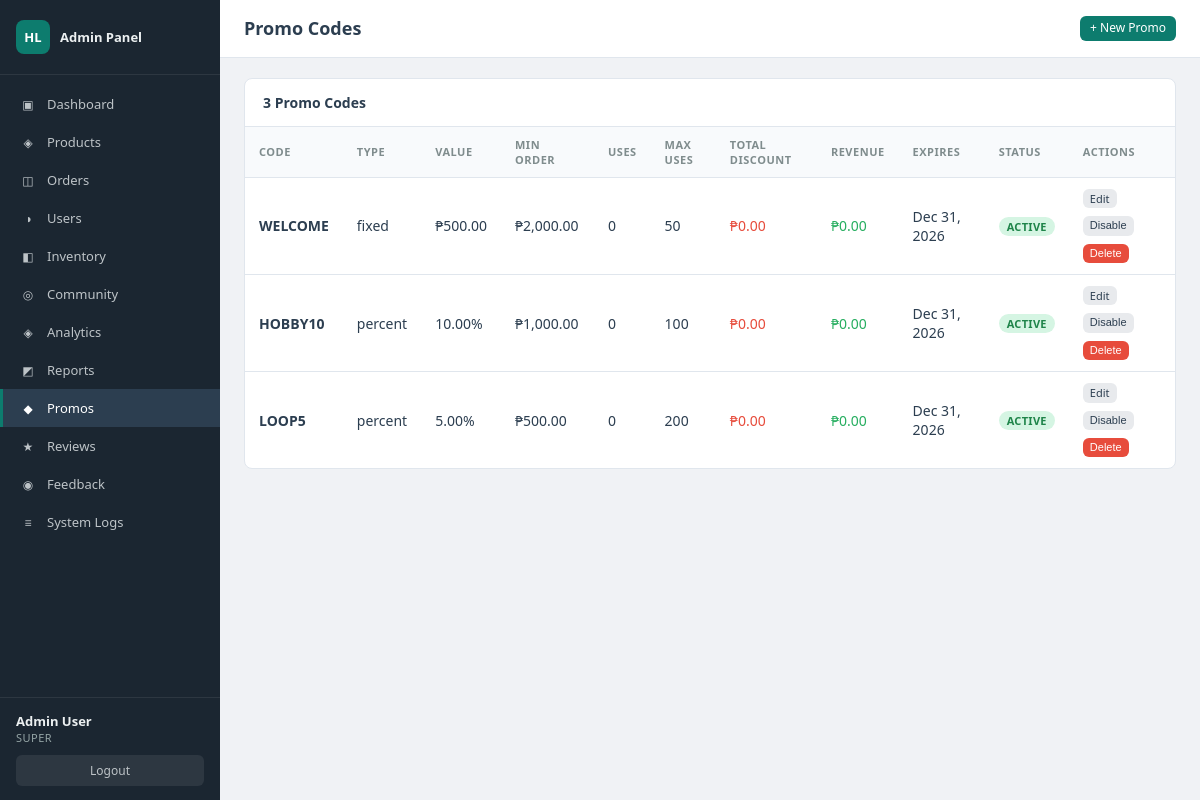
The app's page /admin/promos.php (signed in) with its own data.
### tables this page shows
CREATE TABLE promo_codes (
    id INT AUTO_INCREMENT PRIMARY KEY,
    code VARCHAR(20) NOT NULL UNIQUE,
    discount_type ENUM('percent','fixed') NOT NULL,
    discount_value DECIMAL(10,2) NOT NULL,
    min_order DECIMAL(10,2) DEFAULT 0,
    max_uses INT DEFAULT NULL,
    used_count INT DEFAULT 0,
    is_active TINYINT(1) DEFAULT 1,
    valid_from DATE DEFAULT NULL,
    expires_at DATE,
    created_at TIMESTAMP DEFAULT CURRENT_TIMESTAMP
);

### admin/promos.php (the view, shortened to what this page needs)
<?php
require_once __DIR__ . '/includes/header.php';
$promos = $pdo->query("
    SELECT pc.*,
           COUNT(pu.id) AS usage_count,
           COALESCE(SUM(pu.discount_applied), 0) AS total_discount,
           COALESCE(SUM(o.total), 0) AS promo_revenue
    FROM promo_codes pc
    LEFT JOIN promo_usage pu ON pu.promo_id = pc.id
    LEFT JOIN orders o ON o.id = pu.order_id AND o.status != 'cancelled'
    GROUP BY pc.id
    ORDER BY pc.created_at DESC
")->fetchAll();
$page_actions = '<a href="?create=1" class="btn btn-primary btn-sm">+ New Promo</a>';
require_once __DIR__ . '/includes/sidebar.php';
?>
<div class="card mb-0">
    <div class="card-header"><?= count($promos) ?> Promo Codes</div>
    <div class="table-wrap">
        <table>
            <thead><tr>
                <th>Code</th><th>Type</th><th>Value</th><th>Min Order</th>
                <th>Uses</th><th>Max Uses</th><th>Total Discount</th><th>Revenue</th>
                <th>Expires</th><th>Status</th><th>Actions</th>
            </tr></thead>
            <tbody>
            <?php if (empty($promos)): ?>
                <tr><td colspan="11" class="text-center text-muted" style="padding:24px">No promo codes yet.</td></tr>
            <?php else: ?>
            <?php foreach ($promos as $p): ?>
            <?php
                $expired = $p['expires_at'] && $p['expires_at'] < date('Y-m-d');
                $active  = $p['is_active'] && !$expired;
            ?>
            <tr>
                <td><strong><?= htmlspecialchars($p['code']) ?></strong></td>
                <td><?= htmlspecialchars($p['discount_type']) ?></td>
                <td><?= $p['discount_type'] === 'percent' ? $p['discount_value'] . '%' : '₱' . number_format($p['discount_value'], 2) ?></td>
                <td><?= $p['min_order'] ? '₱' . number_format($p['min_order'], 2) : '—' ?></td>
                <td><?= $p['usage_count'] ?></td>
                <td><?= $p['max_uses'] ?? '∞' ?></td>
                <td style="color:var(--red)">₱<?= number_format($p['total_discount'], 2) ?></td>
                <td style="color:var(--green)">₱<?= number_format($p['promo_revenue'], 2) ?></td>
                <td><?= $p['expires_at'] ? date('M j, Y', strtotime($p['expires_at'])) : 'Never' ?><?= $expired ? ' <span class="badge badge-red">Expired</span>' : '' ?></td>
                <td><span class="badge <?= $active ? 'badge-green' : 'badge-gray' ?>"><?= $p['is_active'] ? 'Active' : 'Inactive' ?></span></td>
                <td>
                    <div class="gap-2">
                        <a href="?edit=<?= $p['id'] ?>" class="btn btn-gray btn-xs">Edit</a>
                        <form method="POST" style="display:inline">
                            <button class="btn btn-gray btn-xs"><?= $p['is_active'] ? 'Disable' : 'Enable' ?></button>
                        </form>
                        <?php if (is_super()): ?>
                        <form method="POST" style="display:inline" onsubmit="return confirm('Delete promo code?')">
                            <button class="btn btn-danger btn-xs">Delete</button>
                        </form>
                        <?php endif; ?>
                    </div>
                </td>
            </tr>
            <?php endforeach; ?>
            <?php endif; ?>
            </tbody>
        </table>
    </div>
</div>
<?php require_once __DIR__ . '/includes/footer.php'; ?>

### admin/admin.css (style rules this page uses)
*, *::before, *::after { box-sizing: border-box; margin: 0; padding: 0; }
:root { --sidebar-w: 220px; --teal: #0D7C6E; --teal-dark: #0a6459; --sidebar-bg: #1b2631; --sidebar-hover: #2c3e50; --sidebar-active: #0D7C6E; --text: #2c3e50; --text-light: #7f8c8d; --bg: #f0f2f5; --card-bg: #ffffff; --border: #e0e6ed; --red: #e74c3c; --green: #27ae60; --orange: #e67e22; --blue: #2980b9; }
body { font-family: 'Segoe UI', system-ui, sans-serif; font-size: 14px; color: var(--text); background: var(--bg); }
.card { background: var(--card-bg); border: 1px solid var(--border); border-radius: 8px; margin-bottom: 20px; overflow: hidden; }
.card-header { padding: 14px 18px; border-bottom: 1px solid var(--border); font-weight: 600; font-size: 14px; display: flex; align-items: center; justify-content: space-between; gap: 10px; }
.table-wrap { overflow-x: auto; }
table { width: 100%; border-collapse: collapse; }
thead th { padding: 10px 14px; text-align: left; font-size: 11px; font-weight: 600; text-transform: uppercase; letter-spacing: .5px; color: var(--text-light); border-bottom: 1px solid var(--border); background: #f8fafc; }
tbody td { padding: 11px 14px; border-bottom: 1px solid var(--border); vertical-align: middle; }
tbody tr:last-child td { border-bottom: none; }
.badge { display: inline-block; padding: 2px 8px; border-radius: 20px; font-size: 11px; font-weight: 600; text-transform: uppercase; letter-spacing: .3px; }
.badge-green { background: #d5f5e3; color: #1e8449; }
.btn { display: inline-flex; align-items: center; gap: 5px; padding: 7px 14px; border: none; border-radius: 6px; font-size: 13px; font-weight: 500; cursor: pointer; text-decoration: none; transition: opacity .15s; line-height: 1.4; }
.btn-primary { background: var(--teal); color: #fff; }
.btn-danger { background: var(--red); color: #fff; }
.btn-gray { background: #e8eaed; color: var(--text); }
.btn-sm { padding: 4px 10px; font-size: 12px; }
.btn-xs { padding: 2px 7px; font-size: 11px; }
.mb-0 { margin-bottom: 0; }
.gap-2 { display: flex; gap: 6px; flex-wrap: wrap; }

### records on screen
promo_codes: code "WELCOME", discount_type "fixed", discount_value "500.00", min_order "2,000.00", usage_count "0", max_uses "50", total_discount "0.00", promo_revenue "0.00", expires_at "Dec 31, 2026", is_active "ACTIVE"
promo_codes: code "HOBBY10", discount_type "percent", discount_value "10.00", min_order "1,000.00", usage_count "0", max_uses "100", total_discount "0.00", promo_revenue "0.00", expires_at "Dec 31, 2026", is_active "ACTIVE"
promo_codes: code "LOOP5", discount_type "percent", discount_value "5.00", min_order "500.00", usage_count "0", max_uses "200", total_discount "0.00", promo_revenue "0.00", expires_at "Dec 31, 2026", is_active "ACTIVE"

### other values on screen
$item['icon'] "▣"
$item['label'] "Dashboard"
$item['icon'] "◈"
$item['label'] "Products"
$item['icon'] "◫"
$item['label'] "Orders"
$item['icon'] "◑"
$item['label'] "Users"
$item['icon'] "◧"
$item['label'] "Inventory"
$item['icon'] "◎"
$item['label'] "Community"
$item['label'] "Analytics"
$item['icon'] "◩"
$item['label'] "Reports"
